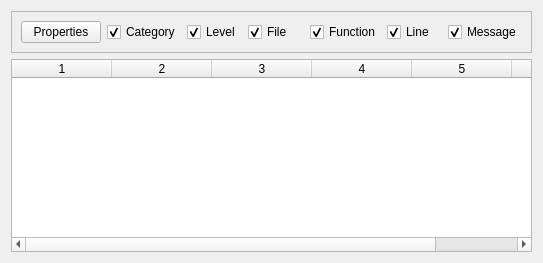
<?xml version="1.0" encoding="UTF-8"?>
<ui version="4.0">
 <class>GstLogger</class>
 <widget class="QWidget" name="GstLogger">
  <property name="geometry">
   <rect>
    <x>0</x>
    <y>0</y>
    <width>543</width>
    <height>263</height>
   </rect>
  </property>
  <property name="windowTitle">
   <string>Form</string>
  </property>
  <layout class="QVBoxLayout" name="verticalLayout">
   <item>
    <widget class="QFrame" name="frame">
     <property name="frameShape">
      <enum>QFrame::StyledPanel</enum>
     </property>
     <property name="frameShadow">
      <enum>QFrame::Raised</enum>
     </property>
     <layout class="QHBoxLayout" name="horizontalLayout">
      <item>
       <widget class="QPushButton" name="propertiesPushButton">
        <property name="text">
         <string>Properties</string>
        </property>
       </widget>
      </item>
      <item>
       <widget class="QCheckBox" name="categoryCheckBox">
        <property name="text">
         <string>Category</string>
        </property>
        <property name="checked">
         <bool>true</bool>
        </property>
       </widget>
      </item>
      <item>
       <widget class="QCheckBox" name="levelCheckBox">
        <property name="text">
         <string>Level</string>
        </property>
        <property name="checked">
         <bool>true</bool>
        </property>
       </widget>
      </item>
      <item>
       <widget class="QCheckBox" name="fileCheckBox">
        <property name="text">
         <string>File</string>
        </property>
        <property name="checked">
         <bool>true</bool>
        </property>
       </widget>
      </item>
      <item>
       <widget class="QCheckBox" name="functionCheckBox">
        <property name="text">
         <string>Function</string>
        </property>
        <property name="checked">
         <bool>true</bool>
        </property>
       </widget>
      </item>
      <item>
       <widget class="QCheckBox" name="lineCheckBox">
        <property name="text">
         <string>Line</string>
        </property>
        <property name="checked">
         <bool>true</bool>
        </property>
       </widget>
      </item>
      <item>
       <widget class="QCheckBox" name="messageCheckBox">
        <property name="text">
         <string>Message</string>
        </property>
        <property name="checked">
         <bool>true</bool>
        </property>
       </widget>
      </item>
     </layout>
    </widget>
   </item>
   <item>
    <widget class="QTableWidget" name="logsTableWidget">
     <property name="columnCount">
      <number>6</number>
     </property>
     <attribute name="horizontalHeaderStretchLastSection">
      <bool>true</bool>
     </attribute>
     <column/>
     <column/>
     <column/>
     <column/>
     <column/>
     <column/>
    </widget>
   </item>
  </layout>
 </widget>
 <resources/>
 <connections/>
</ui>
